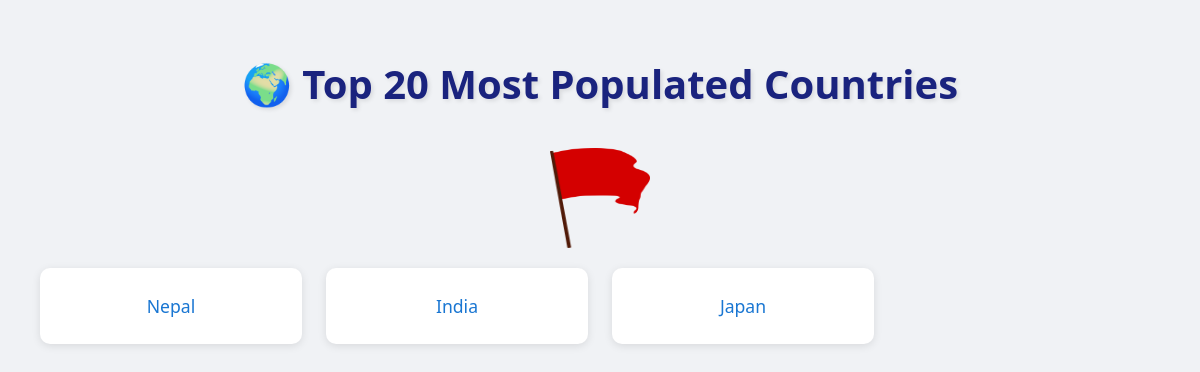
The app's page /, older data.
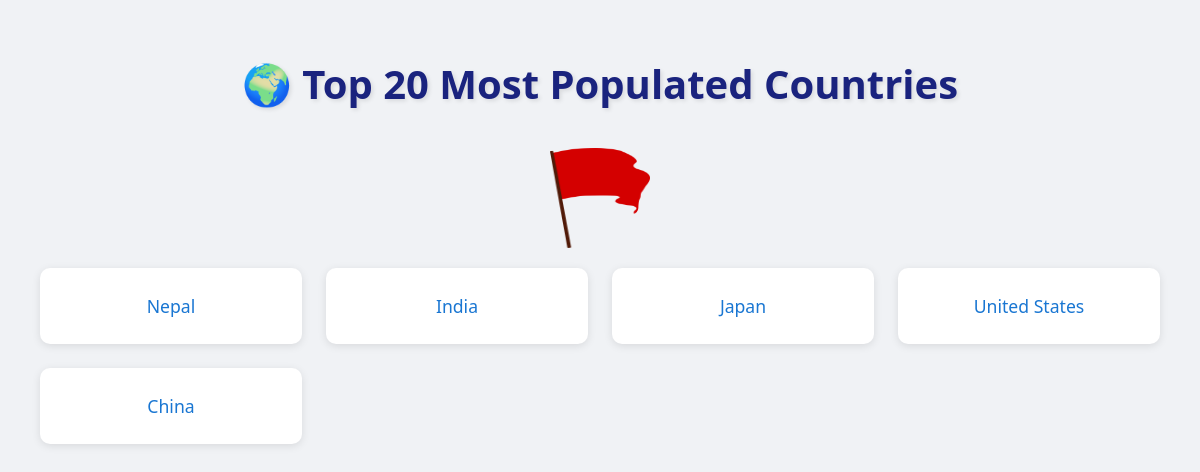
The same page, newer data.
### countrycapitalapp/models.py (models this page shows, shortened)
class Country(models.Model):
    name = models.CharField(max_length=150)
    capital = models.CharField(max_length=150)
    population = models.IntegerField()
    official_language = models.CharField(max_length=50)
    currency = models.CharField(max_length=50)

### countrycapitalapp/views.py (the view)
# urls.py: path('', views.home, name='home'),
def home(request):
    all_countries = Country.objects.all()
    countries = []
    for country in all_countries:
        countries.append(country.name)
    return render(request, 'countrycapitalapp/index.html', {
                      'countries': countries
                  })

### countrycapitalapp/templates/countrycapitalapp/index.html (shortened to what this page needs)
{% extends "countrycapitalapp/base.html" %}
{% load static %}
{% block mystyle %}
<link rel="stylesheet" href="{% static 'countrycapitalapp/css/home.css' %}">
{% endblock mystyle %}
{% block mybody %}
<div class="container">
    <h1>🌍 Top 20 Most Populated Countries</h1>
    <div class="image-container">
        <img src="{% static '/images/logo.png' %}" alt="World" class="world-logo" height="100" width="100">
    </div>
    <div class="country-grid">
        {% for country in countries %}
            <div class="country-card">
                <a href="{{ country }}">{{ country|capfirst }}</a>
            </div>
        {% endfor %}
    </div>
</div>
{% endblock mybody %}

### countrycapitalapp/templates/countrycapitalapp/base.html (shortened to what this page needs)
<!DOCTYPE html>
<html lang="en">
<head>
    {% block mystyle %}{% endblock mystyle %}
</head>
<body>
    {% block mybody %}{% endblock mybody %}
</body>
</html>

### countrycapitalapp/static/countrycapitalapp/css/home.css (style rules this page uses)
* { margin: 0; padding: 0; box-sizing: border-box; font-family: 'Segoe UI', Tahoma, Geneva, Verdana, sans-serif; }
body { background-color: #f0f2f5; line-height: 1.6; padding: 20px; }
.container { max-width: 1200px; margin: 0 auto; }
h1 { text-align: center; color: #1a237e; margin: 2rem 0; font-size: 2.5rem; text-shadow: 2px 2px 4px rgba(0,0,0,0.1); }
.country-grid { display: grid; grid-template-columns: repeat(auto-fill, minmax(250px, 1fr)); gap: 1.5rem; padding: 20px; }
.country-card { background: white; border-radius: 10px; padding: 1.5rem; text-align: center; transition: transform 0.3s ease, box-shadow 0.3s ease; box-shadow: 0 2px 8px rgba(0,0,0,0.1); }
.country-card a { text-decoration: none; color: #1976d2; font-weight: 500; font-size: 1.1rem; display: block; transition: color 0.3s ease; }
.image-container { display: grid; place-items: center; }

Row changes from the older to the newer data that the page shows:
added Country: countries "United States"
added Country: countries "China"
